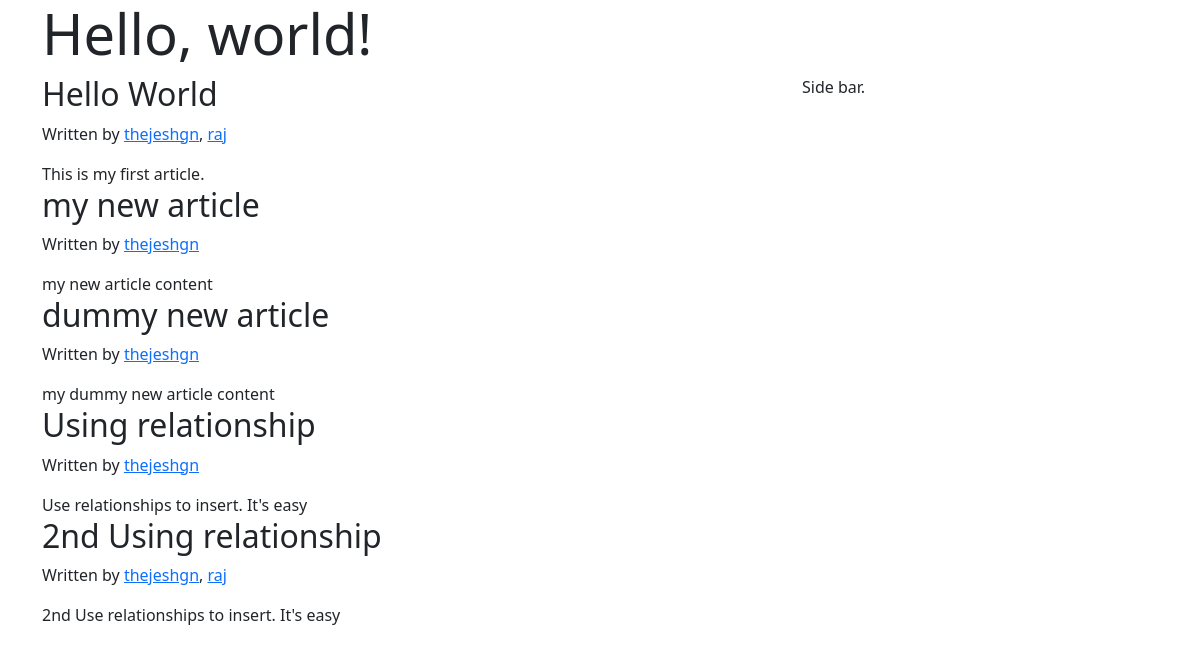
The page /articles_by/thejeshgn on the database its author committed.
### main.py (models this page shows)
class Article(db.Model):
    __tablename__ = "article"
    article_id = db.Column(db.Integer, primary_key=True, autoincrement=True)
    title = db.Column(db.String)
    content = db.Column(db.String)
    authors = db.relationship("User", secondary="article_authors")

class User(db.Model):
    __tablename__ = "user"
    user_id = db.Column(db.Integer, autoincrement=True, primary_key=True)
    username = db.Column(db.String, unique=True)
    email = db.Column(db.String, unique=True)

### main.py (the view)
@app.route("/articles_by/<username>", methods=["GET", "POST"])
def articles_by_author(username):
    if request.method == "GET":
        articles = Article.query.filter(Article.authors.any(username=username))
        return render_template("articles_by_author.html", articles=articles)

### templates/articles_by_author.html (shortened to what this page needs)
<!DOCTYPE html>
<html>
<head>
    <link href="https://cdn.jsdelivr.net/npm/bootstrap@5.1.1/dist/css/bootstrap.min.css" rel="stylesheet"
>
</head>
<body>
    <div class="container">
        <div class="jumbotron">
            <h1 class="display-4">Hello, world!</h1>
        </div>
        <div class="row">
            <div class="col-md-8">
                {% for article in articles %}
                <div>
                    <h2>{{article["title"]}}</h2>
                    <p>Written by
                        {% for author in article["authors"] %}
                        <a href='/articles_by/{{author["username"]}}'>{{author["username"]}}</a>{% if not loop.last
                        %},{% endif %}
                        {% endfor %}
                    </p>
                    <div>
                        {{ article["content"] }}
                    </div>
                </div>
                {% endfor %}
            </div>
            <div class="col-md-4">
                Side bar.
            </div>
        </div>
    </div>
</body>
</html>

### rows shown on the page
Article: title "Hello World", content "This is my first article."
User: username "thejeshgn"
User: username "raj"
Article: title "my new article", content "my new article content"
Article: title "dummy new article", content "my dummy new article content"
Article: title "Using relationship", content "Use relationships to insert. It's easy"
Article: title "2nd Using relationship", content "2nd Use relationships to insert. It's easy"
